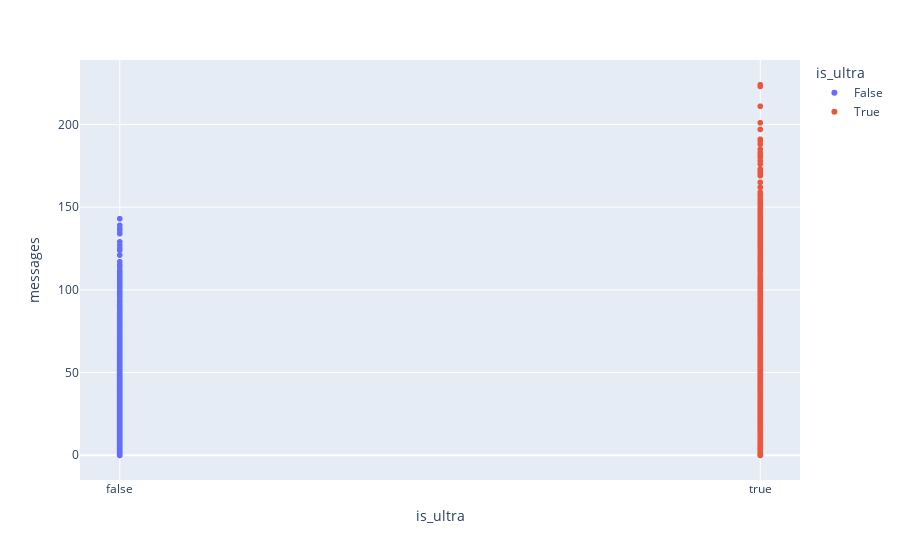

The notebook cell saved with this chart:
### Code cell
px.scatter(x="is_ultra", y="messages", data_frame=user_behavior, color="is_ultra")

### Figure 1 — Plotly figure (JSON) as saved in the notebook; plotly's stock layout.template omitted (floating-point values rounded to 4 significant figures; data arrays with more than 128 entries replaced by an {"elided": "..."} marker saying what was removed)
{"data": [{"hovertemplate": "is_ultra=%{x}<br>messages=%{y}<extra></extra>", "legendgroup": "False", "marker": {"color": "#636efa", "symbol": "circle"}, "mode": "markers", "name": "False", "showlegend": true, "type": "scattergl", "x": {"elided": "2229 bool values"}, "xaxis": "x", "y": {"elided": "2229 int values"}, "yaxis": "y"}, {"hovertemplate": "is_ultra=%{x}<br>messages=%{y}<extra></extra>", "legendgroup": "True", "marker": {"color": "#EF553B", "symbol": "circle"}, "mode": "markers", "name": "True", "showlegend": true, "type": "scattergl", "x": {"elided": "985 bool values"}, "xaxis": "x", "y": {"elided": "985 int values"}, "yaxis": "y"}], "layout": {"legend": {"title": {"text": "is_ultra"}, "tracegroupgap": 0}, "margin": {"t": 60}, "xaxis": {"anchor": "y", "categoryarray": [false, true], "categoryorder": "array", "domain": [0, 1], "title": {"text": "is_ultra"}}, "yaxis": {"anchor": "x", "domain": [0, 1], "title": {"text": "messages"}}}}
